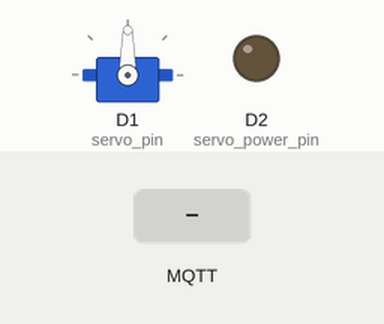
The sketch below on a simulated ESP8266 (NodeMCU). Shown: servo, output pins drawn as LEDs (lit = HIGH). Inputs (shaded band) come from the test bench. WiFi joins after 1.5 s; servers stay silent unless stated; no MQTT or app messages arrive unless stated; what the sketch prints to the serial monitor is not drawn.

Above: at 2.7 s.
2.8 s: MQTT message "UNLOCK" arrives on the first subscribed topic
At 2.95 s:
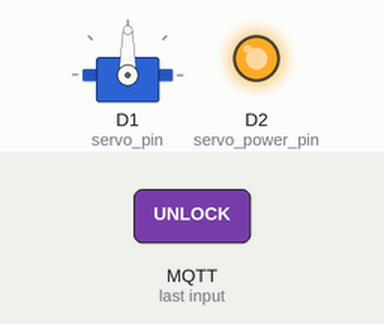
Timing chart, 0 to 5.8 s (numbered marks = the images above; inputs shaded):
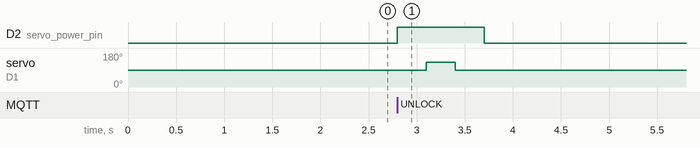

The sketch:

DoorOpener.ino
```cpp
/*

It connects to an MQTT server then:
- on "UNLOCK" uses to servo to push the unlock button


It will reconnect to the server if the connection is lost using a blocking
reconnect function.
*/

#include <ESP8266WiFi.h>
#include <PubSubClient.h>
#include <Servo.h>

// WiFi settings
const char* ssid = "";
const char* password = "";

// MQTT settings
const char* mqtt_server = "";
const int mqtt_server_port = 1883;

const char* mqtt_username = "";
const char* mqtt_password = "";
const char* mqtt_deviceId = "dooropener-4j2jh9a";

const char* stateTopic = "home/frontdoor/";
const char* commandTopic = "home/frontdoor/set/";
const char* availabilityTopic = "home/frontdoor/available/";

// Init WiFi client and PubSubClient
WiFiClient espClient;
PubSubClient client(espClient);

// Servo settings
int servo_pin = D1;
int servo_power_pin = D2;
Servo servo;

#define POWER_SERVO_ON digitalWrite(servo_power_pin, HIGH); delay(300);
#define POWER_SERVO_OFF delay(300); digitalWrite(servo_power_pin, LOW);

void setup_wifi() {

	delay(10);
	// We start by connecting to a WiFi network
	Serial.println();
	Serial.print("Connecting to ");
	Serial.println(ssid);

	WiFi.begin(ssid, password);

	while (WiFi.status() != WL_CONNECTED) {
		delay(500);
		Serial.print(".");
	}

	Serial.println("");
	Serial.println("WiFi connected");
	Serial.println("IP address: ");
	Serial.println(WiFi.localIP());
}

void pressOpenButton() {
	client.publish(stateTopic, "UNLOCK");
	POWER_SERVO_ON
	servo.write(130);
	delay(300);
	servo.write(90);
	POWER_SERVO_OFF
	client.publish(stateTopic, "LOCK");
}

void callback(char* topic, byte* payload, unsigned int length) {
	char* message = new char[length + 1];
	message[length] = '\0';

	for (int i = 0; i < length; i++)
	{
		message[i] = (char)payload[i];
	}

	if(strcmp(message, "UNLOCK") == 0) {
		pressOpenButton();
	}
	else if (strcmp(message, "PING") == 0) {
		client.publish(availabilityTopic, "PONG");
	}

	delete[] message;
}

void reconnect() {
	// Loop until we're reconnected
	while (!client.connected()) {
		Serial.print("Attempting MQTT connection...");
		// Attempt to connect
		if (client.connect(mqtt_deviceId, mqtt_username, mqtt_password)) {
			Serial.println("connected");
			// Publish state
			client.publish(stateTopic, "LOCK");
			// Subscribe to command topic
			client.subscribe(commandTopic);
			// Subscribe to availability topic.
			client.subscribe(availabilityTopic);
		}
		else {
			Serial.print("failed, rc=");
			Serial.print(client.state());
			Serial.println(" try again in 5 seconds");
			// Wait 5 seconds before retrying
			delay(5000);
		}
	}
}

void setup() {
	//Servo
	pinMode(servo_power_pin, OUTPUT);
	digitalWrite(servo_power_pin, LOW);

	servo.attach(servo_pin);

	// Set serial speed
	Serial.begin(115200);

	// Connect to wifi
	setup_wifi();

	// Set up client
	client.setServer(mqtt_server, mqtt_server_port);
	client.setCallback(callback);
}

void loop() {

	if (!WiFi.isConnected())
	{
		setup_wifi();
	}

	if (!client.connected()) {
		reconnect();
	}
	client.loop();
}
```

Measured:
- after the input at 2.8 s, D2 (servo_power_pin): LOW → HIGH at once, → LOW 0.90 s later; servo on D1 (servo_pin): 90° → 130° after 0.30 s, → 90° 0.30 s later
